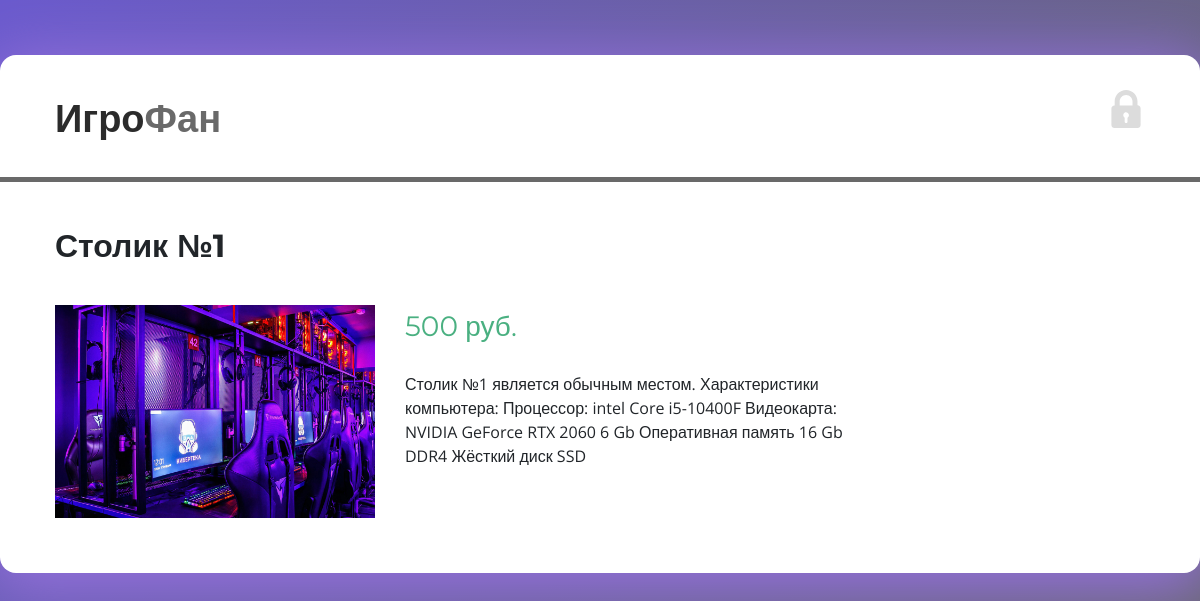
Screenshot of /product-page.php?productId=15 with the database file from the repository.
### tables this page shows
CREATE TABLE `products` (
  `id_product` int NOT NULL,
  `title` varchar(1024) NOT NULL,
  `price` int NOT NULL,
  `description` varchar(1024) NOT NULL,
  `img` varchar(1024) NOT NULL,
  `category_id` int NOT NULL,
  `sale` tinyint(1) DEFAULT NULL,
  `new` tinyint(1) DEFAULT NULL
);

### product-page.php (the view, shortened to what this page needs)
<?php require_once('./config.php'); ?>
<?php include('./templates/_head.php'); ?>
<body>
	<div class="white-plate">
		<div class="container-fluid">
			<?php include('./templates/_header.php'); ?>
			<div class="line-between"></div>
			<?php $products = $pdo -> query("SELECT * FROM `products` INNER JOIN `category` ON `products`.`category_id` = `category`.`id_category` WHERE id_product = ".$_GET['productId']) -> fetchAll(); ?>
			<div class="row">
				<? foreach ($products as $product) { ?>
					<div class="col-md-9">
						<div class="product-title"><? echo $product['title']; ?></div>
						<div class="row">
							<div class="col-5">
								<img class="image" src="img/products/<?php echo $product['img']; ?>" alt="">
							</div>
							<div class="col-7">
								<div class="product-price"><?php echo number_format($product['price'], 0, '', ' '); ?> руб.</div>
								<div class="product-desc">
									<?php echo $product['description']; ?>
								</div>
							</div>
						</div>
					</div>
				<? } ?>
			</div>
		</div>
	</div>
</body>
</html>

### css/main.css (style rules this page uses)
* { margin: 0; padding: 0; }
body, html { background-color: #696969; height: 100%; font-family: 'Open Sans', sans-serif; }
body { height: auto; min-height: 100%; background: #306BF2; background: -webkit-linear-gradient(top left, #6A5ACD, #696969); background: -moz-linear-gradient(top left, #6A5ACD, #696969); background: linear-gradient(top left, #6A5ACD, #696969); padding-bottom: 50px; }
img { max-width: 100%; height: auto; }
.white-plate { margin-top: 55px; background-color: #FFF; border-radius: 16px; max-width: 1200px; margin-left: auto; margin-right: auto; padding-left: 40px; padding-right: 40px; padding-bottom: 55px; box-shadow: 0px 10px 62px 10px rgba(147, 112, 219); }
body:before { content: ""; display: table; }
.line-between { background-color: var(--blue); height: 5px; margin-left: -55px; margin-right: -55px; margin-bottom: 40px; }
.title-1, .product-title { font-family: 'Montserrat', sans-serif; font-weight: 700; font-size: 32px; margin-bottom: 35px; }
.image { position: sticky; top: 20px; bottom: 20px; }
.product-price { color: #4ab081; font-family: 'Montserrat', sans-serif; font-weight: 400; font-size: 28px; margin-bottom: 25px; }
.product-desc { margin-bottom: 50px; }

### rows the page displays
products: title "Столик №1", img (picture), price "500", description "Столик №1 является обычным местом. Характеристики компьютера: Процессор: intel Core i5-10400F Видеокарта: NVIDIA GeForce RTX 2060 6 Gb Оперативная память 16 Gb DDR4 Жёсткий диск SSD"
